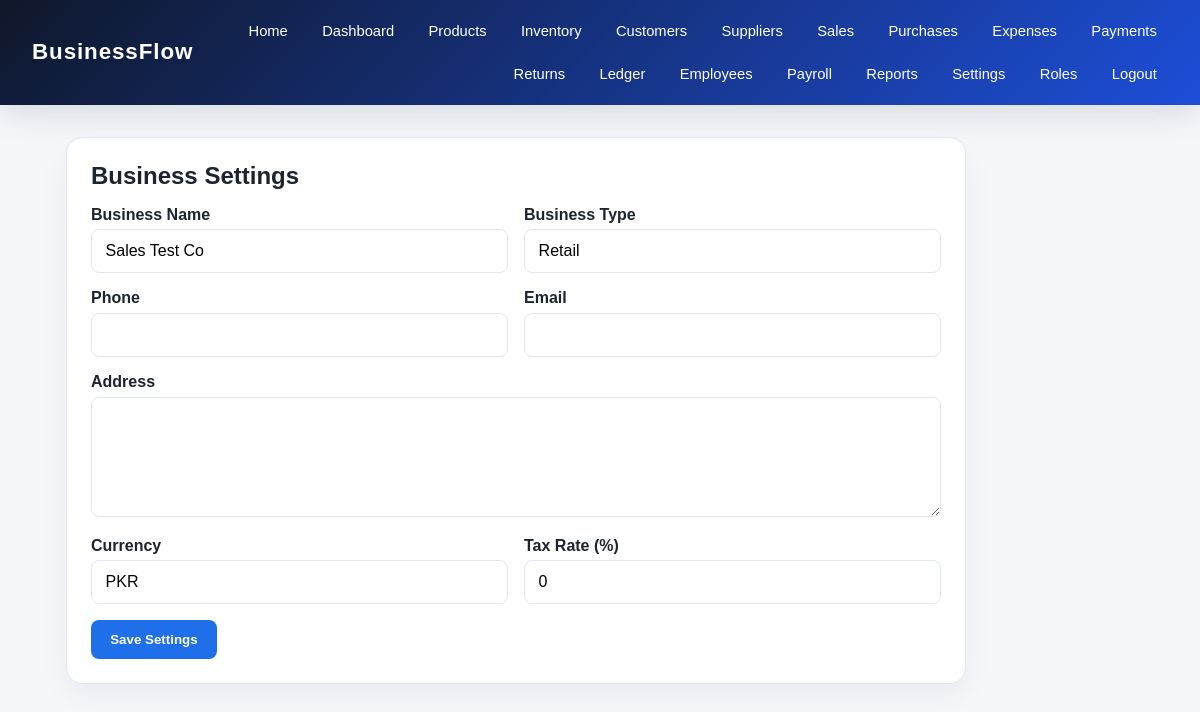
Page /settings (signed in) on the committed database.
### app/models/entities.py (models this page shows)
class Business(db.Model):
    __tablename__ = "businesses"
    id = db.Column(db.Integer, primary_key=True)
    name = db.Column(db.String(150), nullable=False)
    business_type = db.Column(db.String(100), nullable=False, default="General")
    phone = db.Column(db.String(50))
    email = db.Column(db.String(120))
    address = db.Column(db.String(255))
    currency = db.Column(db.String(20), default="PKR")
    tax_rate = db.Column(db.Float, default=0.0)
    created_at = db.Column(db.DateTime, default=datetime.utcnow)
    users = db.relationship("User", back_populates="business", cascade="all, delete-orphan")
    products = db.relationship("Product", back_populates="business", cascade="all, delete-orphan")
    customers = db.relationship("Customer", back_populates="business", cascade="all, delete-orphan")
    suppliers = db.relationship("Supplier", back_populates="business", cascade="all, delete-orphan")
    sales = db.relationship("Sale", back_populates="business", cascade="all, delete-orphan")
    purchases = db.relationship("Purchase", back_populates="business", cascade="all, delete-orphan")
    expenses = db.relationship("Expense", back_populates="business", cascade="all, delete-orphan")
    ledger_entries = db.relationship("LedgerEntry", backref="business", cascade="all, delete-orphan")
    employees = db.relationship("Employee", back_populates="business", cascade="all, delete-orphan")
    settings = db.relationship("Setting", back_populates="business", cascade="all, delete-orphan")

### app/routes/main.py (the view, shortened to what this page needs)
@main_bp.route("/settings", methods=["GET", "POST"])
@login_required
def settings():
    if not user_has_permission("manage_business"):
        flash("You do not have access to business settings.", "danger")
        return redirect(url_for("main.dashboard"))
    business = current_user.business
    return render_template("settings.html", business=business)

### app/__init__.py (called while the page is built)
@login_manager.user_loader
def load_user(user_id):
    from app.models import User
    return User.query.get(int(user_id))

### app/routes/main.py (called while the page is built)
def user_has_permission(permission_code):
    if not current_user.is_authenticated:
        return False
    if current_user.role is None:
        return False
    return any(
        role_permission.permission.code == permission_code
        for role_permission in current_user.role.role_permissions
    )

### app/templates/settings.html (shortened to what this page needs)
{% extends 'base.html' %}
{% block content %}
<section class="page-shell">
  <div class="card wide-form">
    <h2>Business Settings</h2>
    <form method="post" class="form-grid">
      <div>
        <label>Business Name</label>
        <input type="text" name="name" value="{{ business.name }}" required>
      </div>
      <div>
        <label>Business Type</label>
        <input type="text" name="business_type" value="{{ business.business_type }}">
      </div>
      <div>
        <label>Phone</label>
        <input type="text" name="phone" value="{{ business.phone or '' }}">
      </div>
      <div>
        <label>Email</label>
        <input type="email" name="email" value="{{ business.email or '' }}">
      </div>
      <div class="full-width">
        <label>Address</label>
        <textarea name="address">{{ business.address or '' }}</textarea>
      </div>
      <div>
        <label>Currency</label>
        <input type="text" name="currency" value="{{ business.currency or 'PKR' }}">
      </div>
      <div>
        <label>Tax Rate (%)</label>
        <input type="number" step="0.01" name="tax_rate" value="{{ business.tax_rate or 0 }}">
      </div>
      <div class="full-width">
        <button type="submit" class="button primary">Save Settings</button>
      </div>
    </form>
  </div>
</section>
{% endblock %}

### app/static/css/style.css (style rules this page uses)
:root { --primary: #1f6feb; --primary-dark: #164db4; --secondary: #f3f7ff; --text: #1c2430; --muted: #5b6473; --border: #dfe7f3; --success: #2a9d63; --warning: #d97706; --danger: #c5392e; }
* { box-sizing: border-box; }
body { margin: 0; font-family: Arial, sans-serif; background: #f5f7fb; color: var(--text); }
.button { display: inline-block; border: none; border-radius: 8px; padding: 0.75rem 1.2rem; text-decoration: none; font-weight: 700; cursor: pointer; }
.button.primary { background: var(--primary); color: white; }
.card { background: white; border: 1px solid var(--border); border-radius: 16px; box-shadow: 0 12px 30px rgba(15, 23, 42, 0.05); padding: 1.5rem; }
.card h2 { margin-top: 0; margin-bottom: 1rem; }
.page-shell { max-width: 1100px; margin: 2rem auto; padding: 0 1rem; }
.wide-form { max-width: 900px; }
.form-grid { display: grid; grid-template-columns: repeat(2, minmax(220px, 1fr)); gap: 1rem; }
.form-grid label { display: block; margin-bottom: 0.35rem; font-weight: 600; }
.form-grid input, .form-grid textarea, .form-grid select { width: 100%; padding: 0.75rem 0.85rem; border: 1px solid var(--border); border-radius: 8px; font-size: 1rem; }
.form-grid textarea { min-height: 120px; resize: vertical; }
.full-width { grid-column: 1 / -1; }

### rows in the picture
Business: name "Sales Test Co", business_type "Retail", currency "PKR", tax_rate "0"
